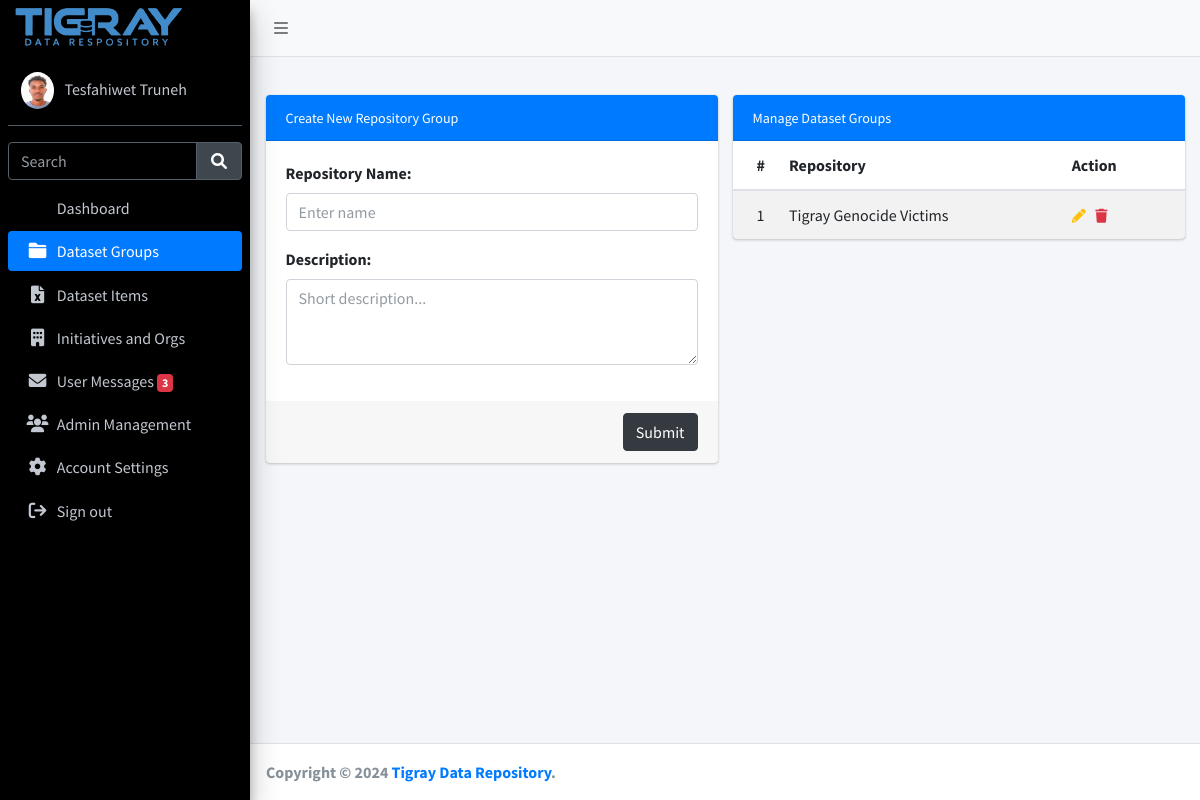
Page /dataset-groups/ (signed in) on the earlier database version.
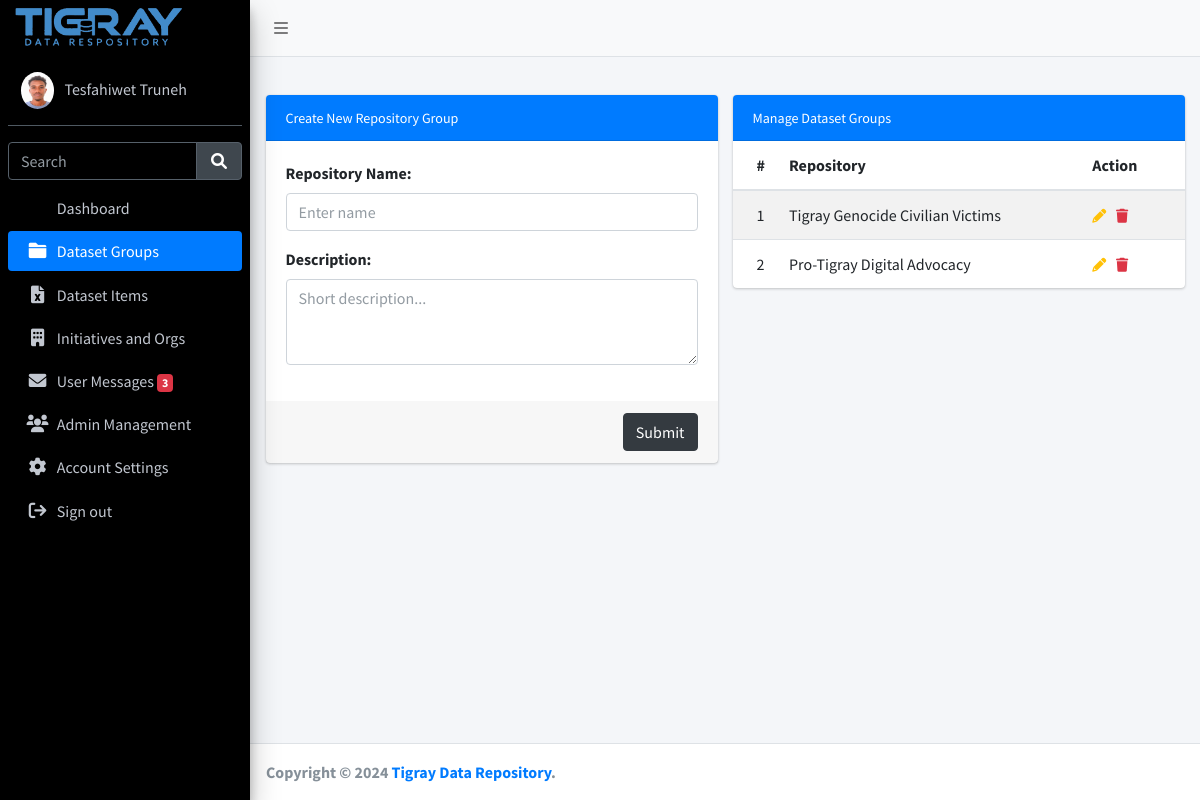
Same page on the later database version.
### App/models.py (models this page shows, shortened)
class AdminPic(models.Model):
    user = models.OneToOneField(User, on_delete=models.CASCADE, related_name='adminpic')
    profile_pic = models.ImageField(upload_to='profile_pics/', blank=True, null=True)

class RepositoryGroup(models.Model):
    name = models.CharField(max_length=255, unique=True)
    description = models.TextField(blank=True, null=True)
    class Meta:
        ordering = ['-id']

### App/views.py (the view, shortened to what this page needs)
# urls.py: path("dataset-groups/", DatasetGroup.as_view(), name = 'dataset-groups'),
class DatasetGroup(LoginRequiredMixin, TemplateView):
    template_name = 'admin_page/dataset_groups.html'
    login_url = 'sign-in'
    redirect_field_name = 'next'
    model = RepositoryGroup
    def get_context_data(self, *args, **kwargs):
        context = super().get_context_data(**kwargs)
        context["AvailableRepositoryGroups"] = RepositoryGroup.objects.all()
        return context

### templates/admin_page/dataset_groups.html (shortened to what this page needs)
{% extends 'admin_page/base.html' %}
{% block content %}
<div class="content-wrapper">
    <section class="content-header">
    </section>
    <section class="content">
        <div class="container-fluid">
            <div class="row">
                <div class="col-md-6">
                    <div class="card card-primary">
                        <div class="card-header">
                            <h3 class="card-title">
                                <small>Create New Repository Group</small>
                            </h3>
                        </div>
                        <form id="RepositoryGroupForm" method="POST">
                            <div class="card-body">
                                <div class="form-group">
                                    <label>Repository Name:</label>
                                    <input type="text" name="repository_name" class="form-control"
                                        placeholder="Enter name">
                                </div>
                                <div class="form-group">
                                    <label>Description:</label>
                                    <textarea class="form-control" name="repository_description" rows="3"
                                        placeholder="Short description..."></textarea>
                                </div>
                            </div>
                            <div class="card-footer">
                                <button type="submit" class="btn btn-dark float-right">Submit</button>
                            </div>
                        </form>
                    </div>
                </div>
                <div class="col-md-6">
                    <div class="card card-primary">
                        <div class="card-header">
                            <h3 class="card-title">
                                <small> Manage Dataset Groups</small>
                            </h3>
                        </div>
                        <div class="card-body p-0">
                            <table class="table table-striped">
                                <thead>
                                    <tr>
                                        <th style="width: 10px">#</th>
                                        <th>Repository</th>
                                        <th>Action</th>
                                    </tr>
                                </thead>
                                <tbody>
                                    {% for item in AvailableRepositoryGroups %}
                                    <tr>
                                        <td>{{ forloop.counter }}</td>
                                        <td>
                                            <span data-bs-toggle="tooltip" title="{{ item.description }}"
                                                style="cursor: pointer;">
                                                {{ item.name }}
                                            </span>
                                        </td>
                                        <td>
                                            <a href="#" data-toggle="modal" data-target="#editModal{{ item.id }}">
                                                <i class="fa fa-pencil text-warning text-sm" title="Edit Item"></i>
                                            </a>
                                            <a href="#" onclick="confirmDelete('{{ item.id }}', '{{ item.name }}')">
                                                <i class="fa fa-trash text-danger text-sm" title="Delete Item"></i>
                                            </a>
                                        </td>
                                    </tr>
                                    {% endfor %}
                                </tbody>
                            </table>
                        </div>
                    </div>
                </div>
            </div>
        </div>
    </section>
</div>
{% endblock %}

### templates/admin_page/base.html (shortened to what this page needs)
{% load static %}
<!DOCTYPE html>
<html lang="en">
<head>
  <link rel="stylesheet" href="https://cdnjs.cloudflare.com/ajax/libs/typicons/2.1.2/typicons.min.css">
  <link rel="stylesheet" href="https://cdnjs.cloudflare.com/ajax/libs/font-awesome/6.0.0-beta3/css/all.min.css">
  <link rel="stylesheet" href="{% static 'admin_static/css/adminlte.min.css' %}">
</head>
<body class="hold-transition sidebar-mini layout-fixed">
  <div class="wrapper">
    <nav class="main-header navbar navbar-expand navbar-light navbar-light nav-fixed">
      <ul class="navbar-nav">
        <li class="nav-item">
          <a class="nav-link" data-widget="pushmenu" href="#" role="button"><i class="fas fa-bars"></i></a>
        </li>
      </ul>
    </nav>
    <aside class="main-sidebar sidebar-dark-primary elevation-4" style="background-color: black;">
      <img src="{% static 'img/output-onlinepngtools.png' %}" alt="Tigray Data Repository Logo"
        class="brand-image text-center" style="opacity: 1; width: 80%;">
      <div class="sidebar">
        <div class="user-panel mt-3 pb-3 mb-3 d-flex">
          <div class="image">
            <img src="{{ request.user.adminpic.profile_pic.url }}" class="img-circle elevation-2" alt="User Image"
              style="height: 37px;">
          </div>
          <div class="info">
            <a href="#" class="d-block">{{ request.user.first_name }} {{ request.user.last_name }}</a>
          </div>
        </div>
        <div class="form-inline">
          <div class="input-group" data-widget="sidebar-search">
            <input class="form-control form-control-sidebar" type="search" placeholder="Search" aria-label="Search"
              style="background-color: black;">
            <div class="input-group-append" style="background-color: black;">
              <button class="btn btn-sidebar">
                <i class="fas fa-search fa-fw"></i>
              </button>
            </div>
          </div>
        </div>
        <nav class="mt-2">
          <ul class="nav nav-pills nav-sidebar flex-column" data-widget="treeview" role="menu" data-accordion="false">
            <li class="nav-item">
              <a href="{% url 'dashboard-page' %}"
                class="nav-link {% if request.resolver_match.url_name == 'dashboard-page' %}active{% endif %}">
                <p>Dashboard</p>
              </a>
            </li>
            <li class="nav-item">
              <a href="{% url 'dataset-groups' %}"
                class="nav-link {% if request.resolver_match.url_name == 'dataset-groups' %}active{% endif %}">
                <i class="nav-icon fa fa-folder"></i>
                <p>Dataset Groups</p>
              </a>
            </li>
            <li class="nav-item">
              <a href="gallery.html" class="nav-link">
                <i class="nav-icon fa fa-file-excel"></i>
                <p>Dataset Items</p>
              </a>
            </li>
            <li class="nav-item">
              <a href="gallery.html" class="nav-link">
                <i class="nav-icon fa fa-building"></i>
                <p>Initiatives and Orgs</p>
              </a>
            </li>
            <li class="nav-item">
              <a href="gallery.html" class="nav-link">
                <i class="nav-icon fa fa-envelope"></i>
                <p>User Messages <span class="badge badge-danger">3</span></p>
              </a>
            </li>
            <li class="nav-item">
              <a href="gallery.html" class="nav-link">
                <i class="nav-icon fa fa-users"></i>
                <p>Admin Management</p>
              </a>
            </li>
            <li class="nav-item">
              <a href="{% url 'account-settings' %}"
                class="nav-link {% if request.resolver_match.url_name == 'account-settings' %}active{% endif %}">
                <i class="nav-icon fa fa-gear"></i>
                <p>Account Settings</p>
              </a>
            </li>
            <li class="nav-item">
              <a onclick="confirmLogout()" class="nav-link">
                <i class="nav-icon fa fa-sign-out"></i>
                <p>Sign out</p>
              </a>
            </li>
          </ul>
        </nav>
      </div>
    </aside>
    {% block content %}
    {% endblock %}
    <footer class="main-footer">
      <b>Copyright &copy;
        <a href="{% url 'index' %}" target="_blank">Tigray Data Repository</a>.
      </b>
    </footer>
  </div>
</body>
</html>

Differences in the rows shown:
removed RepositoryGroup: name "Tigray Genocide Victims"
added RepositoryGroup: name "Tigray Genocide Civilian Victims"
added RepositoryGroup: name "Pro-Tigray Digital Advocacy"
